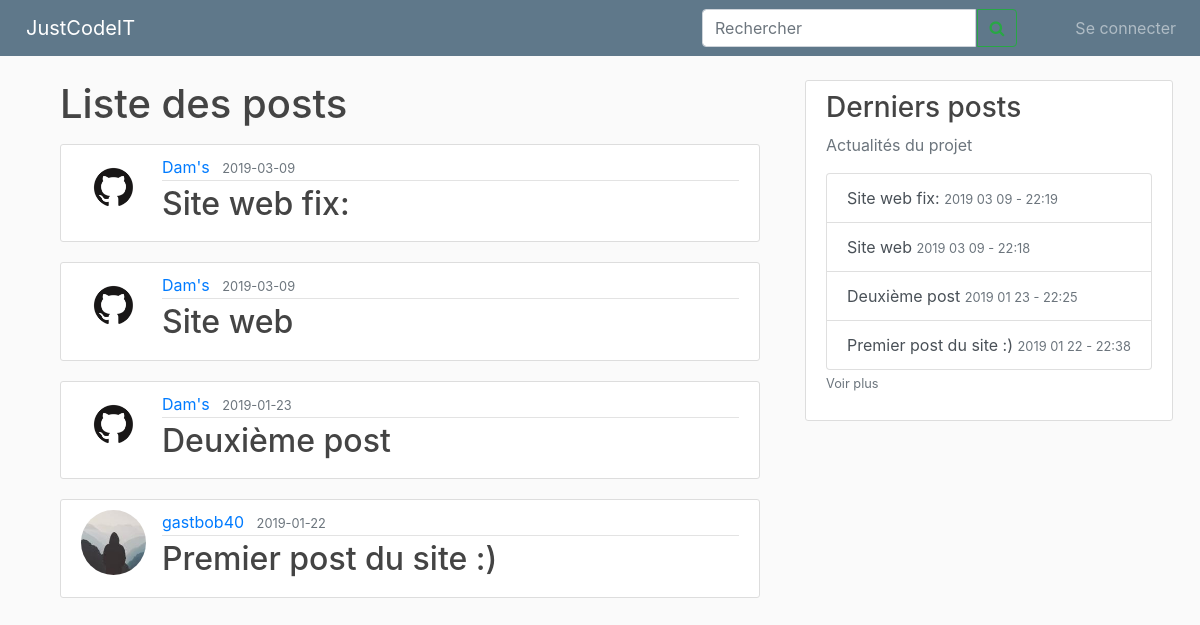
Page /posts on the earlier database version.
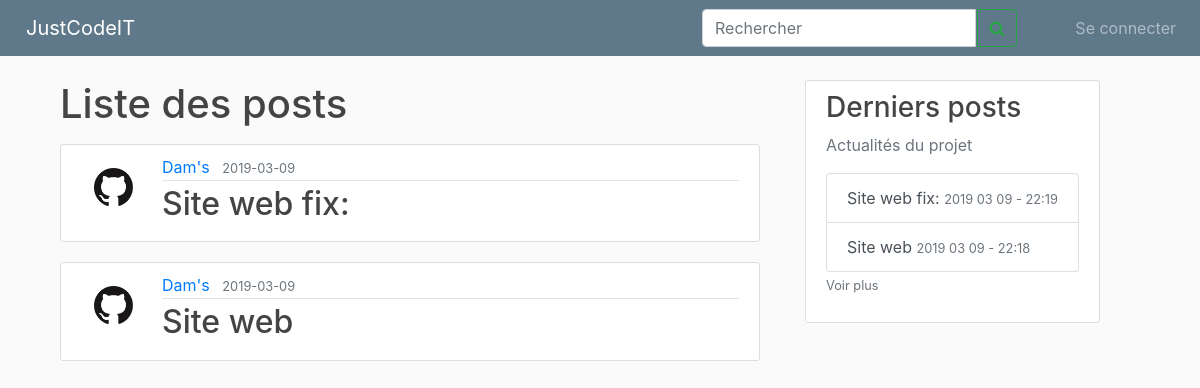
Same page on the later database version.
### site_jci/models.py (models this page shows, shortened)
class Post(db.Model):
    id = db.Column(db.Integer, primary_key=True)
    title = db.Column(db.String(100), nullable=False)
    date_posted = db.Column(db.DateTime, nullable=False, default=datetime.utcnow)
    content = db.Column(db.Text, nullable=False)
    user_id = db.Column(db.Integer, db.ForeignKey('user.id'), nullable=False)

class User(db.Model, UserMixin):
    id = db.Column(db.Integer, primary_key=True)
    username = db.Column(db.String(20), unique=True, nullable=False)
    password = db.Column(db.String(60), nullable=False)
    image_file = db.Column(db.String(20), nullable=False, default='default.jpg')
    permission = db.Column(db.String(40), nullable=False)
    posts = db.relationship('Post', backref='author', lazy=True)

### site_jci/routes.py (the view)
@app.route("/posts")
def list_posts():
    posts = db.session.query(Post).all()
    return render_template("posts.html", posts=posts)

### site_jci/routes.py (called while the page is built)
@app.context_processor
def context_processor():
    posts = db.session.query(Post).all()
    if current_user.is_authenticated:
        image_file = url_for('static', filename='profile_pics/' + current_user.image_file)
        return dict(posts=posts, image_file_user=image_file)
    return dict(posts=posts)

### site_jci/templates/posts.html
{% extends "layout.html" %}
{% block content %}
<main role="main" class="container">
    <h1 class="mb-3">Liste des posts</h1>
    {% for post in posts|sort(attribute='date_posted', reverse = True) %}
    <article class="media content-section">
        <img class="rounded-circle article-img" src="{{ url_for('static', filename='profile_pics/' + post.author.image_file) }}">
        <div class="media-body">
            <div class="article-metadata">
                <a class="mr-2" href="{{ url_for('user_posts', username=post.author.username) }}">{{
                    post.author.username }}</a>
                <small class="text-muted">{{ post.date_posted.strftime('%Y-%m-%d') }}</small>
            </div>
            <h2><a class="article-title" href="{{ url_for('post', post_id=post.id) }}">{{ post.title }}</a></h2>
        </div>
    </article>
    {% endfor %}
</main>
{% endblock content %}

### site_jci/templates/layout.html (shortened to what this page needs)
<!DOCTYPE html>
<html lang="en">
<head>
    <link rel="stylesheet" href="https://stackpath.bootstrapcdn.com/bootstrap/4.1.3/css/bootstrap.min.css"
>
    <link rel="stylesheet" type="text/css" href="{{ url_for('static', filename='main.css') }}">
    <link rel="stylesheet" href="https://cdnjs.cloudflare.com/ajax/libs/font-awesome/4.7.0/css/font-awesome.min.css">
</head>
<body>
    <nav class="navbar navbar-expand-md navbar-dark bg-steel fixed-top">
        <a class="navbar-brand" style="margin:0 50px 0 10px" href="{{ url_for('homePage') }}">JustCodeIT</a>
        <div class="navbar-collapse collapse show" id="navbarsExample04" style="">
            <form class="form-inline my-2 my-md-0">
                <div class="" style="">
                    <input class="form-control " type="search" placeholder="Rechercher" aria-label="Search4" style=" border-top-right-radius:0;border-bottom-right-radius:0">
                    <button class="btn btn-outline-success rm-lt" type="" style="margin-left:
                            -4px;border-bottom-left-radius: 0%;border-top-left-radius:0 "><i
                            class="fa fa-search"></i></button>
                </div>
                <div class="navbar-nav rm-lt">
                        {% if current_user.is_authenticated %}
                        <div class="dropdown-menu" aria-labelledby="navbarDropdown">
                            <a class="dropdown-item" href="{{ url_for('account') }}">Profil</a>
                            <a class="dropdown-item" href="{{ url_for('user_posts', username=current_user.username) }}">Mes
                                postes</a>
                            {% if current_user.permission == "administrator" %}
                            <div class="dropdown-divider"></div>
                            <a class="dropdown-item" href="{{ url_for('register') }}">Enregister un compte</a>
                            <a class="dropdown-item" href="{{ url_for('manageAccount') }}">Gérer les comptes</a>
                            {% endif %}
                            <div class="dropdown-divider"></div>
                            <a class="dropdown-item" href="{{ url_for('logout') }}">Se déconnecter</a>
                        </div>
                    </li>
                    {% else %}
                    <a class="nav-item nav-link" style="margin-left:50px;" href="{{ url_for('login') }}">Se connecter</a>
                    {% endif %}
                </div>
            </form>
        </div>
    </nav>
    <main role="main" class="container ">
        <div class="row">
            <div class="col-md-8">
                {% block content %}{% endblock %}
            </div>
            <div class="col-md-4">
                <div class="content-section info-list">
                    <h3>Derniers posts</h3>
                    <p class='text-muted'>Actualités du projet
                        <div class="list-group">
                            {% for post in posts|sort(attribute='date_posted', reverse = True) %}
                            {% if loop.index <= 6 %} <a href="/post/{{ post.id }}" class="list-group-item list-group-item-action">{{
                                post.title
                                }} <small class="text-muted">{{ post.date_posted.strftime('%Y %m %d - %H:%M') }}</small></a>
                                {% endif %}
                                {% endfor %}
                        </div>
                        <a class="text-muted" href="{{ url_for('list_posts') }}"><small>Voir plus</small></smal></a>
                    </p>
                </div>
            </div>
        </div>
    </main>
</html>

### site_jci/static/main.css (style rules this page uses)
body { background: #fafafa; color: #333333; margin-top: 5rem; }
h1, h2, h3, h4, h5, h6 { color: #444444; }
.bg-steel { background-color: #5f788a; }
.content-section { background: #ffffff; padding: 10px 20px; border: 1px solid #dddddd; border-radius: 3px; margin-bottom: 20px; }
.article-title { color: #444444; }
.article-img { height: 65px; width: 65px; margin-right: 16px; }
.article-metadata { padding-bottom: 1px; margin-bottom: 4px; border-bottom: 1px solid #e3e3e3 }
.info-list { position: fixed; }

Differences in the rows shown:
removed Post: image_file (picture), author.username "Dam's", date_posted "2019-01-23", title "Deuxième post", date_posted "2019 01 23 - 22:25"
removed Post: image_file (placeholder picture), author.username "gastbob40", date_posted "2019-01-22", title "Premier post du site :)", date_posted "2019 01 22 - 22:38"
